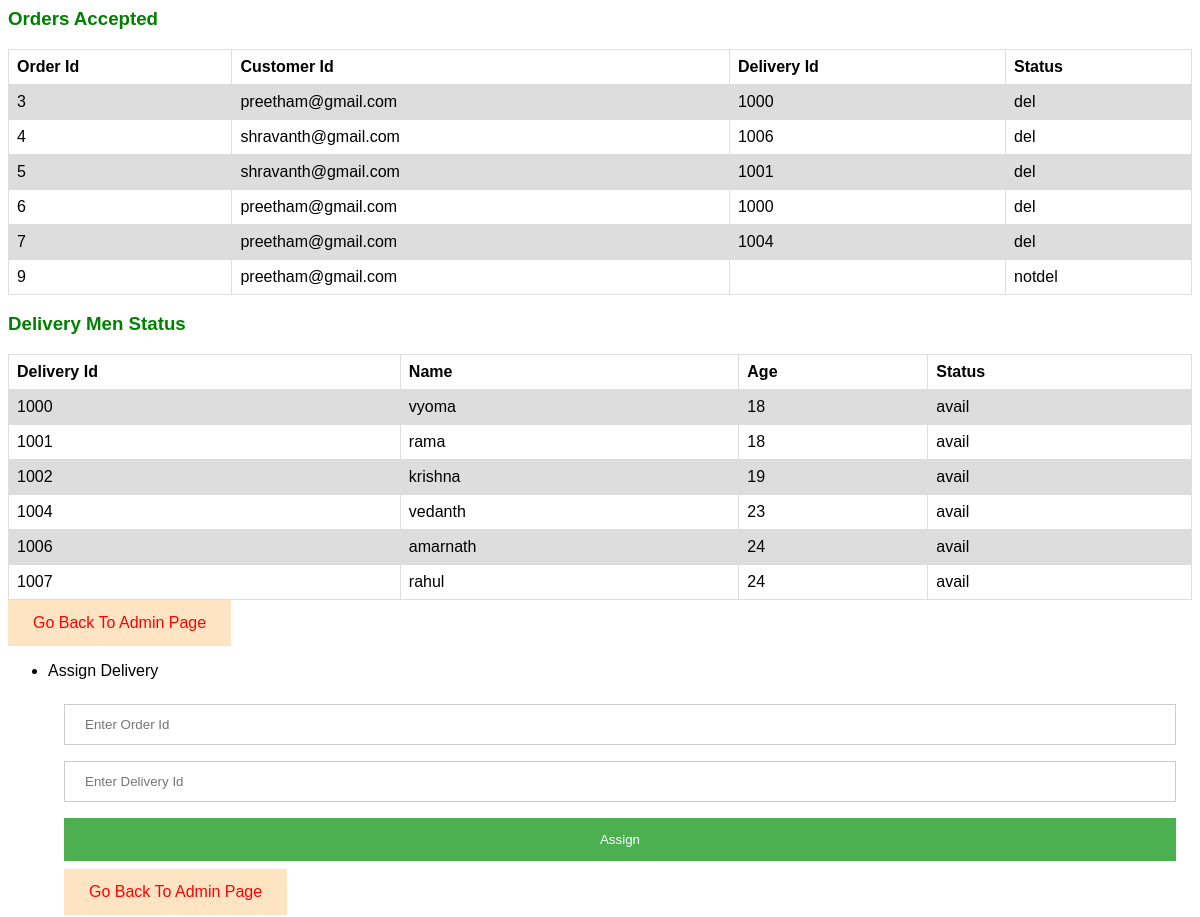
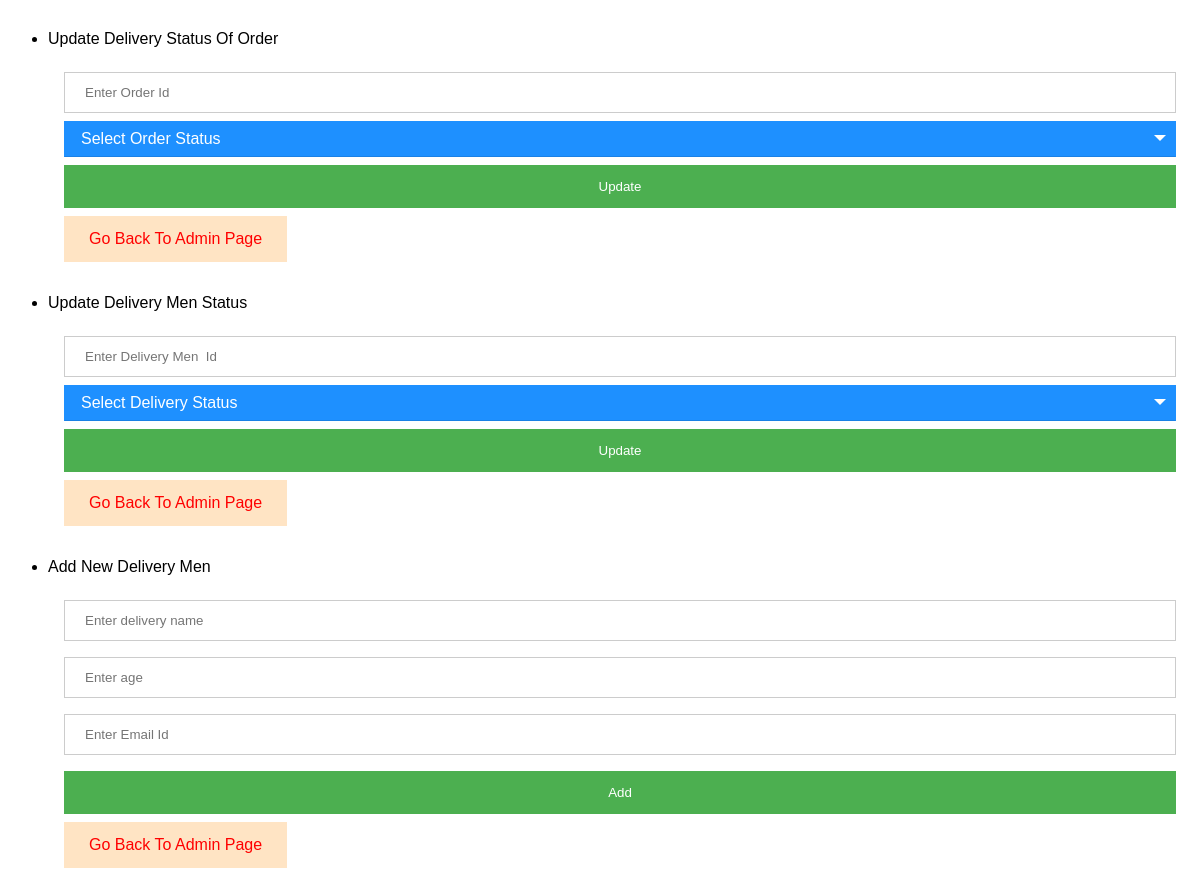
/html/delivery.php (signed in), run on the app's committed database (2 pictures, top to bottom).
### tables this page shows
CREATE TABLE `orders` (
  `order_id` int(11) NOT NULL,
  `item_id` int(11) NOT NULL,
  `quantity` int(11) NOT NULL,
  `price` int(11) NOT NULL,
  `customer_id` char(30) NOT NULL,
  `delivery_id` int(11) DEFAULT NULL,
  `order_date` date DEFAULT NULL,
  `status` char(10) DEFAULT NULL
);

CREATE TABLE `delivery` (
  `did` int(11) NOT NULL,
  `dname` varchar(20) NOT NULL,
  `dage` int(11) NOT NULL,
  `dstatus` char(20) NOT NULL,
  `demail` char(30) DEFAULT NULL
);

### html/delivery.php (the view, shortened to what this page needs)
<?php
if(isset($_SESSION['user'])){
include_once "../includes/dblink.php";
    echo "<h3 style='color:green'>Orders Accepted</h3>";
     $sql = "select * from orders;";
     $result = mysqli_query($conn,$sql);
     if (mysqli_num_rows($result) > 0) {
         echo "<table><tr><th>Order Id</th><th>Customer Id</th><th>Delivery Id</th><th>Status</th></tr>";
         while($row = mysqli_fetch_assoc($result)) {
             echo "<tr><td>" . $row["order_id"]. "</td><td>" . $row["customer_id"]. "</td><td>" . $row["delivery_id"]. "</td><td>" . $row["status"]. "</td></tr>";
         }
         echo "</table>";
     } else {
         echo "0 results";
     }
     echo "<h3 style='color:green'>Delivery Men Status</h3>";
     $sql = "select * from delivery;";
     $result = mysqli_query($conn,$sql);
     if (mysqli_num_rows($result) > 0) {
         echo "<table><tr><th>Delivery Id</th><th>Name</th><th>Age</th><th>Status</th></tr>";
         while($row = mysqli_fetch_assoc($result)) {
             echo "<tr><td>" . $row["did"]. "</td><td>" . $row["dname"]. "</td><td>" . $row["dage"]. "</td><td>" . $row["dstatus"]. "</td></tr>";
         }
         echo "</table>";
     } else {
         echo "0 results";
     }
?>
<!DOCTYPE html>
<html>
<head>
    <link rel="stylesheet" href="../includes/style.css">
    <link rel="stylesheet" href="../includes/select.css">
</head>
<body>
<a href="../admin.php?backfromHub">Go Back To Admin Page</a>
<ul>
               <li>Assign Delivery</li>
        <div >
                <form  action="<?php echo $_SERVER['PHP_SELF'];?>" method="POST">
                  <div class="container">
                    <input type="text" placeholder="Enter Order Id " name="oid" required>
                    <input type="text" placeholder="Enter Delivery Id " name="delid" required>
                    <button type="submit">Assign</button>
                    <a href="../admin.php?backfromHub">Go Back To Admin Page</a>
                  </div>
                </form>
              </div>
  <li>Update Delivery Status Of Order</li>
        <div >
        <form  action="<?php echo $_SERVER['PHP_SELF'];?>" method="POST">
        <div class="container">
                    <input type="text" placeholder="Enter Order Id " name="orderid" required>
                    <div  class="custom-select">
                                <select name="orderstatus" style="width:200px">
                                    <option value="" required>Select Order Status</option>
                                </select>
                                </div>
                    <button type="submit">Update</button>
                    <a href="../admin.php?backfromHub">Go Back To Admin Page</a>
                  </div>
                </form>
              </div>
              <li>Update Delivery Men Status</li>
        <div >
                <form  action="<?php echo $_SERVER['PHP_SELF'];?>" method="POST">
                  <div class="container">
                    <input type="text" placeholder="Enter Delivery Men  Id " name="delid" required>
                    <div  class="custom-select">
                                <select name="delstatus" style="width:200px">
                                    <option value="" required>Select Delivery Status</option>
                                </select>
                                </div>
                    <button type="submit" name="submit33">Update</button>
                    <a href="../admin.php?backfromHub">Go Back To Admin Page</a>
                  </div>
                </form>
              </div>
               <li>Add New Delivery Men</li>
        <div >
        <form  action="<?php echo $_SERVER['PHP_SELF'];?>" method="POST">
        <div class="container">
                    <input type="text" placeholder="Enter delivery name" name="delname1" required>
                    <input type="text" placeholder="Enter age" name="delage1" required>
                    <input type="text" placeholder="Enter Email Id" name="email" required>
                    <button type="submit" name="submit4">Add</button>
                    <a href="../admin.php?backfromHub">Go Back To Admin Page</a>
                  </div>
                </form>
              </div>
    </ul>
<?php
}
    else{
        echo "You are loged out login again to order <a href='../index.php' >Login</a>";
    }

### includes/style.css (style rules this page uses)
body { font-family: Arial, Helvetica, sans-serif; background-image: url("./chicken-eggs-color-concept-1556707.jpg"); background-size:cover; }
input[type=text], input[type=password] { width: 100%; padding: 12px 20px; margin: 8px 0; display: inline-block; border: 1px solid #ccc; box-sizing: border-box; }
button { background-color: #4CAF50; color: white; padding: 14px 20px; margin: 8px 0; border: none; cursor: pointer; width: 100%; }
.container { padding: 16px; }

### includes/select.css (style rules this page uses)
.custom-select { position: relative; font-family: Arial; }
.custom-select select { display: none; }

### html/delivery.php (style rules this page uses)
body { font-family: Arial, Helvetica, sans-serif; background-image: url("../includes/chicken-eggs-color-concept-1556707.jpg"); background-size:cover; }
a:link, a:visited { background-color:bisque; color: red; padding: 14px 25px; text-align: center; text-decoration: none; display: inline-block; }
table { font-family: arial, sans-serif; border-collapse: collapse; width: 100%; }
td, th { border: 1px solid #dddddd; text-align: left; padding: 8px; }
tr:nth-child(even) { background-color: #dddddd; }

### data on the page
orders: order_id "3", customer "preetham@gmail.com", delivery "1000", status "del"
orders: order_id "4", customer "shravanth@gmail.com", delivery "1006", status "del"
orders: order_id "5", customer "shravanth@gmail.com", delivery "1001", status "del"
orders: order_id "6", customer "preetham@gmail.com", delivery "1000", status "del"
orders: order_id "7", customer "preetham@gmail.com", delivery "1004", status "del"
orders: order_id "9", customer "preetham@gmail.com", status "notdel"
delivery: did "1000", dname "vyoma", dage "18", dstatus "avail"
delivery: did "1001", dname "rama", dage "18", dstatus "avail"
delivery: did "1002", dname "krishna", dage "19", dstatus "avail"
delivery: did "1004", dname "vedanth", dage "23", dstatus "avail"
delivery: did "1006", dname "amarnath", dage "24", dstatus "avail"
delivery: did "1007", dname "rahul", dage "24", dstatus "avail"
